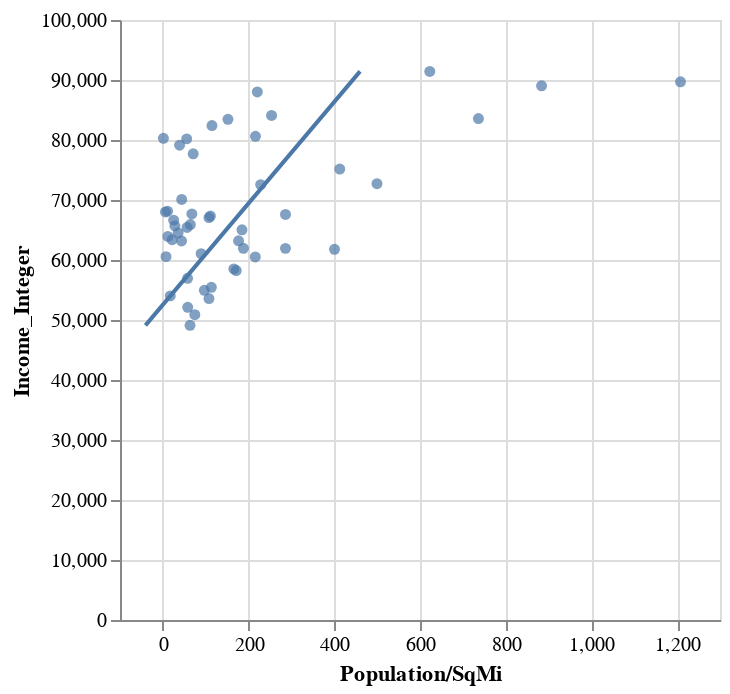

Notebook cell for this chart:
### Code cell
merged_df['Income_Integer'] = merged_df['Median Household income'].replace('[\$,]', '', regex=True).astype(int)
merged_df['Population/SqMi'] = pd.to_numeric(merged_df['Population/SqMi'], errors='coerce')
scatter = alt.Chart(merged_df).mark_circle().encode(
    y='Income_Integer',
    x='Population/SqMi'
)
regressionline = scatter.transform_regression('Income_Integer', 'Population/SqMi').mark_line()
combined_chart = (scatter + regressionline)
combined_chart.interactive()

### Figure 1 — Vega-Lite specification as saved in the notebook (floating-point values rounded to 4 significant figures)
{"config": {"view": {"continuousWidth": 300, "continuousHeight": 300}}, "layer": [{"mark": {"type": "circle"}, "encoding": {"x": {"field": "Population/SqMi", "type": "quantitative"}, "y": {"field": "Income_Integer", "type": "quantitative"}}, "name": "view_3"}, {"mark": {"type": "line"}, "encoding": {"x": {"field": "Population/SqMi", "type": "quantitative"}, "y": {"field": "Income_Integer", "type": "quantitative"}}, "transform": [{"on": "Income_Integer", "regression": "Population/SqMi"}]}], "data": {"name": "data-576e63821e2de8e2c27960e0673ef48f"}, "params": [{"name": "param_5", "select": {"type": "interval", "encodings": ["x", "y"]}, "bind": "scales", "views": ["view_3"]}], "$schema": "https://vega.github.io/schema/vega-lite/v5.15.1.json", "datasets": {"data-576e63821e2de8e2c27960e0673ef48f": [{"State": "Alabama", "Population": 4903185, "id": 1, "Median Household income": "$54,943", "Land mi2": 50645, "Population/SqMi": 96.81, "Income_Integer": 54943}, {"State": "Alaska", "Population": 731545, "id": 2, "Median Household income": "$80,287", "Land mi2": 570641, "Population/SqMi": 1.282, "Income_Integer": 80287}, {"State": "Arizona", "Population": 7278717, "id": 4, "Median Household income": "$65,913", "Land mi2": 113594, "Population/SqMi": 64.08, "Income_Integer": 65913}, {"State": "Arkansas", "Population": 3017804, "id": 5, "Median Household income": "$52,123", "Land mi2": 52035, "Population/SqMi": 58.0, "Income_Integer": 52123}, {"State": "California", "Population": 39512223, "id": 6, "Median Household income": "$84,097", "Land mi2": 155779, "Population/SqMi": 253.6, "Income_Integer": 84097}, {"State": "Colorado", "Population": 5758736, "id": 8, "Median Household income": "$80,184", "Land mi2": 103642, "Population/SqMi": 55.56, "Income_Integer": 80184}, {"State": "Connecticut", "Population": 3565287, "id": 9, "Median Household income": "$83,572", "Land mi2": 4842, "Population/SqMi": 736.3, "Income_Integer": 83572}, {"State": "Delaware", "Population": 973764, "id": 10, "Median Household income": "$72,724", "Land mi2": 1949, "Population/SqMi": 499.6, "Income_Integer": 72724}, {"State": "Florida", "Population": 21477737, "id": 12, "Median Household income": "$61,777", "Land mi2": 53625, "Population/SqMi": 400.5, "Income_Integer": 61777}, {"State": "Georgia", "Population": 10617423, "id": 13, "Median Household income": "$65,030", "Land mi2": 57513, "Population/SqMi": 184.6, "Income_Integer": 65030}, {"State": "Hawaii", "Population": 1415872, "id": 15, "Median Household income": "$88,005", "Land mi2": 6423, "Population/SqMi": 220.4, "Income_Integer": 88005}, {"State": "Idaho", "Population": 1787065, "id": 16, "Median Household income": "$63,377", "Land mi2": 82643, "Population/SqMi": 21.62, "Income_Integer": 63377}, {"State": "Illinois", "Population": 12671821, "id": 17, "Median Household income": "$72,563", "Land mi2": 55519, "Population/SqMi": 228.2, "Income_Integer": 72563}, {"State": "Indiana", "Population": 6732219, "id": 18, "Median Household income": "$61,944", "Land mi2": 35826, "Population/SqMi": 187.9, "Income_Integer": 61944}, {"State": "Iowa", "Population": 3155070, "id": 19, "Median Household income": "$65,429", "Land mi2": 55857, "Population/SqMi": 56.48, "Income_Integer": 65429}, {"State": "Kansas", "Population": 2913314, "id": 20, "Median Household income": "$64,521", "Land mi2": 81759, "Population/SqMi": 35.63, "Income_Integer": 64521}, {"State": "Kentucky", "Population": 4467673, "id": 21, "Median Household income": "$55,454", "Land mi2": 39486, "Population/SqMi": 113.1, "Income_Integer": 55454}, {"State": "Louisiana", "Population": 4648794, "id": 22, "Median Household income": "$53,571", "Land mi2": 43204, "Population/SqMi": 107.6, "Income_Integer": 53571}, {"State": "Maine", "Population": 1344212, "id": 23, "Median Household income": "$63,182", "Land mi2": 30843, "Population/SqMi": 43.58, "Income_Integer": 63182}, {"State": "Maryland", "Population": 6045680, "id": 24, "Median Household income": "$91,431", "Land mi2": 9707, "Population/SqMi": 622.8, "Income_Integer": 91431}, {"State": "Massachusetts", "Population": 6892503, "id": 25, "Median Household income": "$89,026", "Land mi2": 7800, "Population/SqMi": 883.7, "Income_Integer": 89026}, {"State": "Michigan", "Population": 9986857, "id": 26, "Median Household income": "$63,202", "Land mi2": 56539, "Population/SqMi": 176.6, "Income_Integer": 63202}, {"State": "Minnesota", "Population": 5639632, "id": 27, "Median Household income": "$77,706", "Land mi2": 79627, "Population/SqMi": 70.83, "Income_Integer": 77706}, {"State": "Mississippi", "Population": 2976149, "id": 28, "Median Household income": "$49,111", "Land mi2": 46923, "Population/SqMi": 63.43, "Income_Integer": 49111}, {"State": "Missouri", "Population": 6137428, "id": 29, "Median Household income": "$61,043", "Land mi2": 68742, "Population/SqMi": 89.28, "Income_Integer": 61043}, {"State": "Montana", "Population": 1068778, "id": 30, "Median Household income": "$60,560", "Land mi2": 145546, "Population/SqMi": 7.343, "Income_Integer": 60560}, {"State": "Nebraska", "Population": 1934408, "id": 31, "Median Household income": "$66,644", "Land mi2": 76824, "Population/SqMi": 25.18, "Income_Integer": 66644}, {"State": "Nevada", "Population": 3080156, "id": 32, "Median Household income": "$65,686", "Land mi2": 109781, "Population/SqMi": 28.06, "Income_Integer": 65686}, {"State": "New Hampshire", "Population": 1359711, "id": 33, "Median Household income": "$83,449", "Land mi2": 8953, "Population/SqMi": 151.9, "Income_Integer": 83449}, {"State": "New Jersey", "Population": 8882190, "id": 34, "Median Household income": "$89,703", "Land mi2": 7354, "Population/SqMi": 1208.0, "Income_Integer": 89703}, {"State": "New Mexico", "Population": 2096829, "id": 35, "Median Household income": "$54,020", "Land mi2": 121298, "Population/SqMi": 17.29, "Income_Integer": 54020}, {"State": "New York", "Population": 19453561, "id": 36, "Median Household income": "$75,157", "Land mi2": 47126, "Population/SqMi": 412.8, "Income_Integer": 75157}, {"State": "North Carolina", "Population": 10488084, "id": 37, "Median Household income": "$60,516", "Land mi2": 48618, "Population/SqMi": 215.7, "Income_Integer": 60516}, {"State": "North Dakota", "Population": 762062, "id": 38, "Median Household income": "$68,131", "Land mi2": 69001, "Population/SqMi": 11.04, "Income_Integer": 68131}, {"State": "Ohio", "Population": 11689100, "id": 39, "Median Household income": "$61,938", "Land mi2": 40861, "Population/SqMi": 286.1, "Income_Integer": 61938}, {"State": "Oklahoma", "Population": 3956971, "id": 40, "Median Household income": "$56,956", "Land mi2": 68595, "Population/SqMi": 57.69, "Income_Integer": 56956}, {"State": "Oregon", "Population": 4217737, "id": 41, "Median Household income": "$70,084", "Land mi2": 95988, "Population/SqMi": 43.94, "Income_Integer": 70084}, {"State": "Pennsylvania", "Population": 12801989, "id": 42, "Median Household income": "$67,587", "Land mi2": 44743, "Population/SqMi": 286.1, "Income_Integer": 67587}, {"State": "South Carolina", "Population": 5148714, "id": 46, "Median Household income": "$58,234", "Land mi2": 30061, "Population/SqMi": 171.3, "Income_Integer": 58234}, {"State": "South Dakota", "Population": 884659, "id": 47, "Median Household income": "$63,920", "Land mi2": 75811, "Population/SqMi": 11.67, "Income_Integer": 63920}, {"State": "Tennessee", "Population": 6829174, "id": 48, "Median Household income": "$58,516", "Land mi2": 41235, "Population/SqMi": 165.6, "Income_Integer": 58516}, {"State": "Texas", "Population": 28995881, "id": 49, "Median Household income": "$67,321", "Land mi2": 261232, "Population/SqMi": 111.0, "Income_Integer": 67321}, {"State": "Utah", "Population": 3205958, "id": 50, "Median Household income": "$79,133", "Land mi2": 82170, "Population/SqMi": 39.02, "Income_Integer": 79133}, {"State": "Vermont", "Population": 623989, "id": 51, "Median Household income": "$67,674", "Land mi2": 9217, "Population/SqMi": 67.7, "Income_Integer": 67674}, {"State": "Virginia", "Population": 8535519, "id": 53, "Median Household income": "$80,615", "Land mi2": 39490, "Population/SqMi": 216.1, "Income_Integer": 80615}, {"State": "Washington", "Population": 7614893, "id": 54, "Median Household income": "$82,400", "Land mi2": 66456, "Population/SqMi": 114.6, "Income_Integer": 82400}, {"State": "West Virginia", "Population": 1792147, "id": 55, "Median Household income": "$50,884", "Land mi2": 24038, "Population/SqMi": 74.55, "Income_Integer": 50884}, {"State": "Wisconsin", "Population": 5822434, "id": 56, "Median Household income": "$67,080", "Land mi2": 54158, "Population/SqMi": 107.5, "Income_Integer": 67080}, {"State": "Wyoming", "Population": 578759, "id": 72, "Median Household income": "$68,002", "Land mi2": 97093, "Population/SqMi": 5.961, "Income_Integer": 68002}]}}
